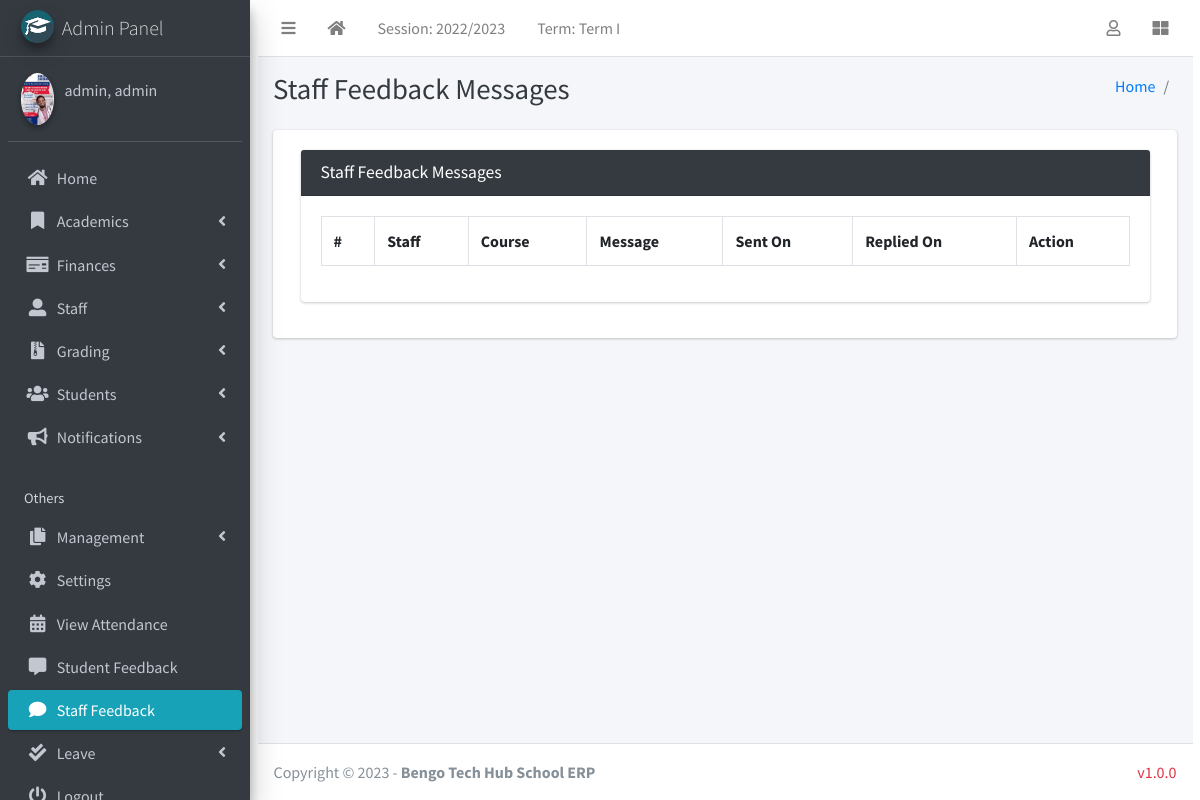
Screenshot of /manage/staff/view/feedback/ (signed in) with the database file from the repository.
### academics/models.py (models this page shows, shortened)
class AcademicSession(models.Model):
    name = models.CharField(max_length=200, unique=True)
    current = models.BooleanField(default=True)
    class Meta:
        ordering = ["-name"]

class AcademicTerm(models.Model):
    name = models.CharField(max_length=20, unique=True)
    current = models.BooleanField(default=True)
    class Meta:
        ordering = ["name"]

### authman/models.py (models this page shows, shortened)
class CustomUser(AbstractUser):
    USER_TYPE = ((1, "HOD"), (2, "Staff"), (3, "Student"))
    GENDER = [("M", "Male"), ("F", "Female"), ("O", "Other")]
    username = models.CharField(max_length=150, unique=True,blank=True,null=True)
    email = models.EmailField(unique=True)
    user_type = models.CharField(default=1, choices=USER_TYPE, max_length=1)
    gender = models.CharField(max_length=1, choices=GENDER)
    profile_pic = models.ImageField()
    other_name = models.CharField(max_length=200, blank=True)
    address = models.TextField()
    fcm_token = models.TextField(default="")  # For firebase notifications
    created_at = models.DateTimeField(auto_now_add=True)
    updated_at = models.DateTimeField(auto_now=True)
    USERNAME_FIELD = "email"
    REQUIRED_FIELDS = []
    objects = CustomUserManager()
    def __str__(self):
        return self.last_name + ", " + self.first_name

### management/hod_views.py (the view, shortened to what this page needs)
# urls.py: path("staff/view/feedback/", hod_views.staff_feedback_message,
@csrf_exempt
def staff_feedback_message(request):
    if request.method != 'POST':
        feedbacks = FeedbackStaff.objects.all()
        context = {
            'feedbacks': feedbacks,
            'page_title': 'Staff Feedback Messages'
        }
        return render(request, 'hod_template/staff_feedback_template.html', context)

### academics/context_processors.py (called while the page is built)
def site_defaults(request):
    current_session = AcademicSession.objects.filter(current=True).first()
    current_term = AcademicTerm.objects.filter(current=True).first()
    setup=SchoolSetup.objects.first()
    if setup !=None:
       logo=setup.logo
    else:
        logo=settings.MEDIA_URL+'school_log/default.png'
    if current_session == None:
        current_session, created = AcademicSession.objects.get_or_create(
            name=str(timezone.now().year-1)+"/"+str(timezone.now().year), current=True)
        current_term, created = AcademicTerm.objects.get_or_create(
            name='Term I', current=True)
    vals = SiteConfig.objects.all()
    contexts = {
        "current_session": current_session.name,
        "current_term": current_term.name,
        "school_logo":logo,
    }
    for val in vals:
        contexts[val.key] = val.value
    return contexts

### templates/hod_template/staff_feedback_template.html (shortened to what this page needs)
{% extends 'management/base.html' %}
{% load static %}
{% block page_title %}{{page_title}}{% endblock page_title %}
{% block content %}
<section class="content">
    <div class="container-fluid">
        <div class="row">
            <div class="col-md-12">
                <div class="card card-dark">
                    <div class="card-header">
                        <h3 class="card-title">{{page_title}}</h3>
                    </div>
                    <div class="table card-body">
                        <table class="table table-bordered table-hover">
                            <tr>
                                <th>#</th>
                                <th>Staff</th>
                                <th>Course</th>
                                <th>Message</th>
                                <th>Sent On</th>
                                <th>Replied On</th>
                                <th>Action</th>
                            </tr>
                        </table>
                    </div>
                    </div>
            </div>
        </div>
    </div>
</section>
{% endblock content %}

### templates/management/base.html (shortened to what this page needs)
{% load static %}
<!DOCTYPE html>
<html>
  <head>
   <link rel="stylesheet" href="{% static 'mystyles/style.css' %}">
  <link rel="stylesheet" href="{% static 'plugins/fontawesome-free/css/all.min.css' %}">
  <link rel="stylesheet" href="{% static 'plugins/toastr/toastr.min.css' %}">
  <link rel="stylesheet"
    href="{% static 'plugins/overlayScrollbars/css/OverlayScrollbars.min.css' %}">
  <link rel="stylesheet" href="{% static 'plugins/Datatables/datatables.min.css' %}" />
  <link rel="stylesheet" href="{% static 'dist/css/adminlte.min.css' %}">
    <link rel="stylesheet" href="https://maxcdn.bootstrapcdn.com/bootstrap/4.5.2/css/bootstrap.min.css">
    <link
      rel="stylesheet"
      href="{% static 'plugins/fontawesome-free/css/all.min.css'%} "
    />
    <link
      rel="stylesheet"
      href="https://code.ionicframework.com/ionicons/2.0.1/css/ionicons.min.css"
    />
    <link
      rel="stylesheet"
      href="{% static 'plugins/tempusdominus-bootstrap-4/css/tempusdominus-bootstrap-4.min.css'%} "
    />
    <link
      rel="stylesheet"
      href="{% static 'plugins/icheck-bootstrap/icheck-bootstrap.min.css'%} "
    />
    <link rel="stylesheet" href="{% static 'dist/css/adminlte.min.css'%} " />
    <link
      rel="stylesheet"
      href="{% static 'plugins/overlayScrollbars/css/OverlayScrollbars.min.css'%} "
    />
    <link
      rel="stylesheet"
      href="{% static 'plugins/daterangepicker/daterangepicker.css'%} "
    />
  </head>
  <body class="hold-transition sidebar-mini layout-fixed">
    <div class="wrapper container-fluid">
    <nav class="main-header navbar navbar-expand navbar-white navbar-light">
      <ul class="navbar-nav">
        <li class="nav-item">
          <a class="nav-link" data-widget="pushmenu" href="#" role="button"><i
              class="fas fa-bars"></i></a>
        </li>
        <li class="nav-item d-none d-sm-inline-block">
          <a href="/" class="nav-link"><i class="fa fa-home"></i></a>
        </li>
        <li class="nav-item d-none d-sm-inline-block">
          <a href="{% url 'current-session' %}" class="nav-link">Session: {{ current_session }}</a>
        </li>
        <li class="nav-item d-none d-sm-inline-block">
          <a href="{% url 'current-session' %}" class="nav-link">Term: {{ current_term }}</a>
        </li>
      </ul>
      <ul class="navbar-nav ml-auto">
        <li class="nav-item dropdown">
          <a class="nav-link" data-toggle="dropdown" href="#">
            <i class="far fa-user"></i>
          </a>
        </li>
        <li class="nav-item">
          <a class="nav-link" data-widget="control-sidebar" data-slide="true"
            href="#" role="button"><i class="fas fa-th-large"></i></a>
        </li>
      </ul>
    </nav>
      {% include "management/sidebar_template.html" with user=user %}
      <div class="content-wrapper">
        <div class="content-header">
          <div class="container-fluid">
            <div class="row mb-2">
              <div class="col-sm-6">
                <h1 class="m-0 text-dark">
                  {% block page_title %}{% endblock page_title %}
                </h1>
              </div>
              <div class="col-sm-6">
              <ol class="breadcrumb float-sm-right">
                <li class="breadcrumb-item"><a href="/">Home</a></li>
                <li class="breadcrumb-item">{% block breadcrumb %}{% endblock breadcrumb %}</li>
              </ol>
            </div>
            </div>
          </div>
        </div>
      <section class="content">
        <div class="container-fluid">
          <div class="row">
            <div class="col-md-12">
              {% block fullcard %}
              <div class="card">
                <div class="card-body">
                  <div class="row">
                    <div class="col">
                      {% block content %}
                      {% endblock content %}
                    </div>
                  </div>
                </div>
              </div>
              {% endblock fullcard %}
            </div>
          </div>
        </div>
      </section>
      </div>
      {% include "management/footer.html" %}
    </div>
  </body>
</html>

### templates/management/sidebar_template.html (shortened to what this page needs)
{% load static %}
<aside class="main-sidebar sidebar-dark-info elevation-4">
    {% if request.user.user_type == '1' %}
    <a href="{% url 'admin_home' %}" class="brand-link">
        <img src="{% static 'dist/img/cmsl.png' %} " alt="AdminLTE Logo"
            class="brand-image img-circle elevation-3" >
        <span class="brand-text font-weight-light">Admin Panel</span>
    </a>
    <div class="sidebar">
        <div class="user-panel mt-3 pb-3 mb-3 d-flex">
            <div class="image">
                <img src="{{ request.user.profile_pic}}" class="img-circle elevation-2" alt="User Image">
            </div>
            <div class="info">
                <a href="#" class="d-block">{{user}}</a>
            </div>
        </div>
        <nav class="mt-2">
            <ul class="nav nav-pills nav-sidebar flex-column" data-widget="treeview" role="menu" data-accordion="false">
                <li class="nav-item">
                    {% url 'admin_home' as admin_home %}
                    <a href="{{admin_home}}" class="nav-link {% if admin_home == request.path %} active {% endif %}">
                        <i class="nav-icon fas fa-home"></i>
                        <p>
                            Home
                        </p>
                    </a>
                </li>
                <li class="nav-item has-treeview">
                    <a href="#" class="nav-link">
                        <i class="nav-icon fas fa-bookmark"></i>
                        <p>
                            Academics
                            <i class="fas fa-angle-left right"></i>
                        </p>
                    </a>
                </li>
                <li class="nav-item has-treeview">
                    <a href="#" class="nav-link">
                        <i class="nav-icon fas fa-money-check"></i>
                        <p>
                            Finances
                            <i class="fas fa-angle-left right"></i>
                        </p>
                    </a>
                </li>
                <li class="nav-item has-treeview">
                    <a href="#" class="nav-link">
                        <i class="nav-icon fas fa-user-alt"></i>
                        <p>
                            Staff
                            <i class="fas fa-angle-left right"></i>
                        </p>
                    </a>
                </li>
                 <li class="nav-item has-treeview">
              <a href="#" class="nav-link">
                <i class="nav-icon fas fa-file-archive"></i>
                <p>
                  Grading
                  <i class="fas fa-angle-left right"></i>
                </p>
              </a>
            </li>
                <li class="nav-item has-treeview">
                    <a href="#" class="nav-link">
                        <i class="nav-icon fas fa-users"></i>
                        <p>
                            Students
                            <i class="fas fa-angle-left right"></i>
                        </p>
                    </a>
                </li>
                 <li class="nav-item has-treeview">
                    <a href="#" class="nav-link">
                        <i class="nav-icon fas fa-bullhorn"></i>
                        <p>
                            Notifications
                            <i class="fas fa-angle-left right"></i>
                        </p>
                    </a>
                </li>
                <li class="nav-header">Others</li>
            <li class="nav-item has-treeview">
              <a href="#" class="nav-link">
                <i class="nav-icon fas fa-copy"></i>
                <p>
                  Management
                  <i class="fas fa-angle-left right"></i>
                </p>
              </a>
            </li>
            <li class="nav-item">
              <a href="{% url 'configs' %}" class="nav-link">
                <i class="nav-icon fas fa-cog"></i>
                <p>
                  Settings
                </p>
              </a>
              </li>
                <li class="nav-item">
                    {% url 'admin_view_attendance' as admin_view_attendance %}
                <li class="nav-item">
                    <a href="{{admin_view_attendance}}"
                        class="nav-link  {% if admin_view_attendance == request.path %} active {% endif %}">
                        <i class="nav-icon fas fa-calendar-alt"></i>
                        <p>
                            View Attendance
                        </p>
                    </a>
                </li>
                <li class="nav-item">
                    {% url 'student_feedback_message' as student_feedback_message %}
                    <a href="{{ student_feedback_message }}"
                        class="nav-link  {% if student_feedback_message == request.path %} active {% endif %}">
                        <i class="nav-icon fas fa-comment-alt"></i>
                        <p>
                            Student Feedback
                        </p>
                    </a>
                </li>
                <li class="nav-item">
                    {% url 'staff_feedback_message' as staff_feedback_message %}
                    <a href="{{staff_feedback_message}}"
                        class="nav-link   {% if staff_feedback_message == request.path %} active {% endif %}">
                        <i class="nav-icon fas fa-comment"></i>
                        <p>
                            Staff Feedback
                        </p>
                    </a>
                </li>
                 <li class="nav-item has-treeview">
                    <a href="#" class="nav-link">
                        <i class="nav-icon fas fa-check-double"></i>
                        <p>
                            Leave
                            <i class="fas fa-angle-left right"></i>
                        </p>
                    </a>
                </li>
                                        {% endif %}
                                        <li class="nav-item">
                                            <a href="{% url 'user_logout' %}"
                                                onclick="return confirm('Your session would be terminated.\n\nProceed?')"
                                                class="nav-link">
                                                <i class="nav-icon fas fa-power-off"></i>
                                                <p>
                                                </p>
                                            </a>
                                        </li>
                                    </ul>
                                </nav>
                            </div>
</aside>

### rows the page displays
AcademicSession: name "2022/2023"
AcademicTerm: name "Term I"
CustomUser: user.profile_pic (picture), last_name+first_name "admin, admin"

### other values shown
{{ page_title }} "Staff Feedback Messages"
{{ shool_name | default:"Bengo Tech Hub School ERP" }} "Bengo Tech Hub School ERP"
{{ version| default:"v1.0.0" }} "v1.0.0"
